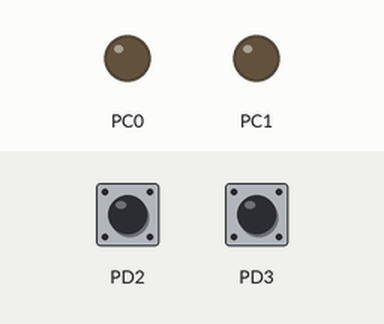
A program run on a simulated ATmega32, built with avr-gcc and emulated at 8 MHz. On the bench: output pins drawn as LEDs (lit = HIGH). Inputs (shaded band) come from the test bench; at power-on: PD2 HIGH, PD3 HIGH.

Above: at 1.2 s.
1.3 s: PD2 pulled LOW for 0.15 s
At 1.8 s:
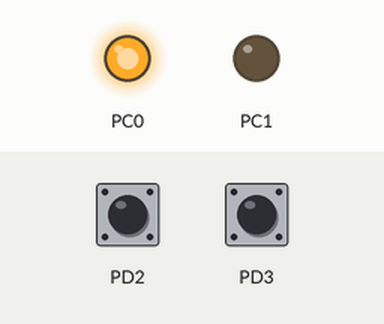
2.9 s: PD3 pulled LOW for 0.15 s
At 4.1 s:
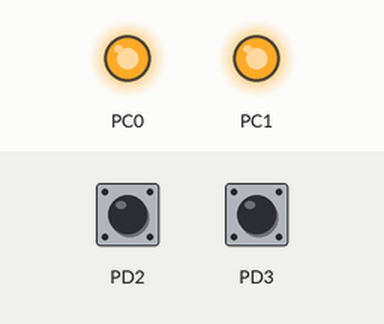
4.5 s: PD2 pulled LOW for 1 s
At 5.4 s:
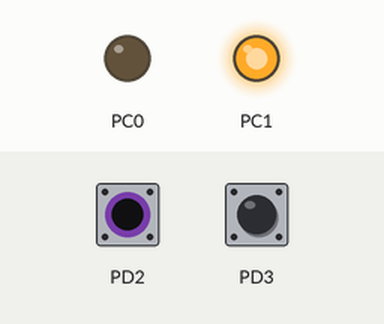
7.0 s: PD2 pulled LOW for 3.2 s
At 7.3 s:
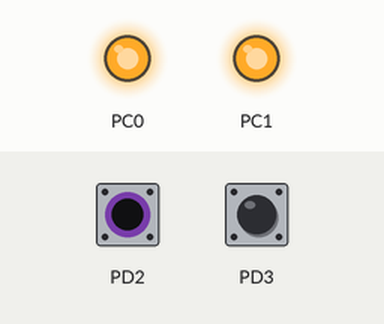
11.7 s: PD3 pulled LOW for 1 s
At 12.1 s:
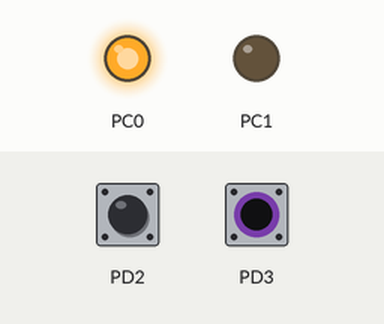
Timing chart, 0 to 14.7 s (numbered marks = the images above; inputs shaded):
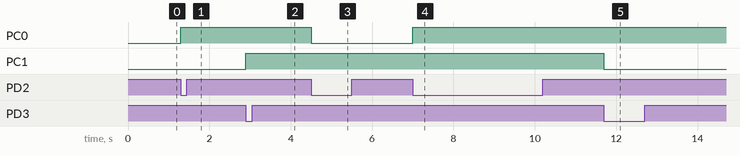

Measured:
- after the input at 1.3 s, PC0: LOW → HIGH at once
- after the input at 2.9 s, PC1: LOW → HIGH at once
- after the input at 4.5 s, PC0: HIGH → LOW at once
- after the input at 7.0 s, PC0: LOW → HIGH at once
- after the input at 11.7 s, PC1: HIGH → LOW at once

The program:

main.c
```c
/*
 * main.c
 *
 *  Created on: 17 Aug 2023
 *      Author: Rashad
 */

#include "STD_TYPES.h"
#include "BIT_MATH.h"
#include <avr/interrupt.h>
#include <avr/io.h>
#include "DIO_Interface.h"
#include "EXTI_Interface.h"

int main()
{
 // INT0
	DIO_voidSetPinDirection(DIO_PORTD,DIO_PIN2,DIO_INPUT);
	DIO_voidSetPinValue(DIO_PORTD,DIO_PIN2,DIO_HIGH);
	// INT1
	DIO_voidSetPinDirection(DIO_PORTD,DIO_PIN3,DIO_INPUT);
	DIO_voidSetPinValue(DIO_PORTD,DIO_PIN3,DIO_HIGH);
	//LEDS
	DIO_voidSetPinDirection(DIO_PORTC,DIO_PIN0,DIO_OUTPUT);
	DIO_voidSetPinDirection(DIO_PORTC,DIO_PIN1,DIO_OUTPUT);
	//GIE
	EXTI_voidGIE();
	EXTI_voidInit();
	while(1);
return 0;
}
ISR(INT0_vect)
{
	DIO_voidTogglePinValue(DIO_PORTC,DIO_PIN0);
}

/* ISR  for External interrupt 1 */
ISR(INT1_vect)
{
	DIO_voidTogglePinValue(DIO_PORTC,DIO_PIN1);

}
```

EXTI_Interface.h
```c
#ifndef EXTI_INTERFACE_H
#define EXTI_INTERFACE_H
/***************************************************************************************/
/* MACROS FOR CLOCK */
#define LOW_LEVEL      0
#define ANY_LOGICAL    1
#define FALLING        2
#define RAISING        3

/* MACROS FOR REGISTERS PINS */
/***** MCUCR ******/
#define MCUCR_ISC00         DIO_PIN0
#define MCUCR_ISC01         DIO_PIN1
#define MCUCR_ISC10         DIO_PIN2
#define MCUCR_ISC11         DIO_PIN3

/***** GICR ******/
#define GICR_INT0           DIO_PIN6
#define GICR_INT1           DIO_PIN7
#define GICR_INT2           DIO_PIN5
/***** SREG ******/
#define SREG_PIN            DIO_PIN7

#define ENABLE              0
#define DISABLE             1

/*
 SELECT INT_INDEX
 * INT0
 * INT1
 * INT2
 */
#define EXTI_INDEX0         INT0
#define EXTI_INDEX1         INT1
/*
 * LOW_LEVEL
 * ANY_LOGICAL
 * FALLING
 * RAISING
 */
#define EXTI_CLOCK         FALLING
/*
 * ENABLE
 * DISABLE
 */
#define GIE                ENABLE
/*************************************************************************************/

/* FUNCTIONS */
void EXTI_voidInit(void);

#endif
```

EXTI_Program.c
```c
#include "STD_TYPES.h"
#include "BIT_MATH.h"
#include <avr/interrupt.h>
#include "DIO_Interface.h"
#include "EXTI_Interface.h"
#define NULL ((void *)0)
static void (*EXTI_pf_EXTI[3])(void) = {NULL,NULL,NULL};
void EXTI_voidInit(void)
{
	/* FOR INT0 */
#if  EXTI_INDEX0 == INT0
	SET_BIT(GICR, GICR_INT0);
	/* CHOOSE CLOCK */
#if   EXTI_CLOCK == LOW_LEVEL
	CLR_BIT(MCUCR,MCUCR_ISC00);
	CLR_BIT(MCUCR,MCUCR_ISC01);
#elif EXTI_CLOCK == ANY_LOGICAL
	SET_BIT(MCUCR,MCUCR_ISC00);
	CLR_BIT(MCUCR,MCUCR_ISC01);
#elif EXTI_CLOCK == FALLING
	CLR_BIT(MCUCR,MCUCR_ISC00);
	SET_BIT(MCUCR,MCUCR_ISC01);
#elif EXTI_CLOCK == RAISING
	SET_BIT(MCUCR,MCUCR_ISC00);
	SET_BIT(MCUCR,MCUCR_ISC01);
#endif
#endif
	/* FOR INT1 */
#if EXTI_INDEX1 == INT1
	SET_BIT(GICR, GICR_INT1);
	/* CHOOSE CLOCK */
#if   EXTI_CLOCK == LOW_LEVEL
	CLR_BIT(MCUCR,MCUCR_ISC10);
	CLR_BIT(MCUCR,MCUCR_ISC11);
#elif EXTI_CLOCK == ANY_LOGICAL
	SET_BIT(MCUCR,MCUCR_ISC10);
	CLR_BIT(MCUCR,MCUCR_ISC11);
#elif EXTI_CLOCK == FALLING
	CLR_BIT(MCUCR,MCUCR_ISC10);
	SET_BIT(MCUCR,MCUCR_ISC11);
#elif EXTI_CLOCK == RAISING
	SET_BIT(MCUCR,MCUCR_ISC10);
	SET_BIT(MCUCR,MCUCR_ISC11);
#endif
#endif

#if EXTI_INDEX2 == INT2
	/* FOR INT2 */
	SET_BIT(GICR, GICR_INT2);
#if   EXTI_CLOCK == FALLING
	CLR_BIT(MCUCSR, DIO_PIN6);
#elif EXTI_CLOCK == RAISING
	SET_BIT(MCUCSR, DIO_PIN6);
#endif
#endif
}

void EXTI_voidGIE(void)
{
#if   GIE == ENABLE
	SET_BIT(SREG, SREG_PIN);
#elif GIE == DISABLE
	CLR_BIT(SREG, SREG_PIN);
#endif
}
```

BIT_MATH.h
```c
/* File Guard */
#ifndef BIT_MATH_H
#define BIT_MATH_H

#define SET_BIT(VAR,BITNO)            VAR = VAR | (1<<BITNO)
#define CLR_BIT(VAR,BITNO)            VAR = VAR & (~(1<<BITNO))
#define GET_BIT(VAR,BITNO)            ((VAR>>BITNO)&1)
#define TOG_BIT(VAR,BITNO)            VAR = VAR ^ (1<<BITNO)


#endif
```

DIO_Interface.h
```c
#ifndef DIO_INTERFACE_H
#define DIO_INTERFACE_H

/*Macros for Direction*/
#define  DIO_OUTPUT   		1
#define  DIO_INPUT    		0

/*Macros for Values*/
#define 	 DIO_HIGH      	1
#define 	 DIO_LOW       	0

/*Macros for Port number*/
#define 	 DIO_PORTA	  	0
#define 	 DIO_PORTB	  	1
#define 	 DIO_PORTC	  	2
#define 	 DIO_PORTD	  	3

/*Macros for Port number*/
#define 	 DIO_PIN0	  0
#define 	 DIO_PIN1	  1
#define 	 DIO_PIN2	  2
#define 	 DIO_PIN3	  3
#define 	 DIO_PIN4	  4
#define 	 DIO_PIN5	  5
#define 	 DIO_PIN6	  6
#define 	 DIO_PIN7	  7


void DIO_voidSetPinDirection(u8 copy_u8port, u8 copy_u8pin, u8 copy_u8Direction);

void DIO_voidSetPinValue(u8 copy_u8port, u8 copy_u8pin, u8 copy_u8Value);

u8 DIO_u8GetPinValue(u8 copy_u8port, u8 copy_u8pin);

void DIO_voidSetPortDirection(u8 copy_u8port, u8 copy_u8Direction);

void DIO_voidSetPortValue(u8 copy_u8port, u8 copy_u8Value);

void DIO_voidTogglePinValue(u8 copy_u8port,u8 copy_u8Pin);


#endif
```

DIO_Program.c
```c
#include"STD_TYPES.h"
#include"BIT_MATH.h"
#include<avr/io.h>
#include"DIO_Interface.h"

void DIO_voidSetPinDirection(u8 copy_u8port, u8 copy_u8pin, u8 copy_u8Direction)
{
	if(copy_u8Direction == 1)
	{
		switch(copy_u8port)
		{
			case 0 : SET_BIT(DDRA,copy_u8pin); break;
			case 1 : SET_BIT(DDRB,copy_u8pin); break;
			case 2 : SET_BIT(DDRC,copy_u8pin); break;
			case 3 : SET_BIT(DDRD,copy_u8pin); break;
		}

	}
	else if(copy_u8Direction == 0)
	{
		switch(copy_u8port)
		{
			case 0 : CLR_BIT(DDRA,copy_u8pin); break;
			case 1 : CLR_BIT(DDRB,copy_u8pin); break;
			case 2 : CLR_BIT(DDRC,copy_u8pin); break;
			case 3 : CLR_BIT(DDRD,copy_u8pin); break;
		}
	}
}

void DIO_voidSetPinValue(u8 copy_u8port, u8 copy_u8pin, u8 copy_u8Value)
{
	if(copy_u8Value == 1)
	{
		switch(copy_u8port)
		{
			case 0 : SET_BIT(PORTA,copy_u8pin); break;
			case 1 : SET_BIT(PORTB,copy_u8pin); break;
			case 2 : SET_BIT(PORTC,copy_u8pin); break;
			case 3 : SET_BIT(PORTD,copy_u8pin); break;
		}

	}
	else if(copy_u8Value == 0)
	{
		switch(copy_u8port)
		{
			case 0 : CLR_BIT(PORTA,copy_u8pin); break;
			case 1 : CLR_BIT(PORTB,copy_u8pin); break;
			case 2 : CLR_BIT(PORTC,copy_u8pin); break;
			case 3 : CLR_BIT(PORTD,copy_u8pin); break;
		}
	}


}

u8 DIO_u8GetPinValue(u8 copy_u8port, u8 copy_u8pin)
{
	switch(copy_u8port)
	{
		case 0 : return GET_BIT(PINA,copy_u8pin); break;
		case 1 : return GET_BIT(PINB,copy_u8pin); break;
		case 2 : return GET_BIT(PINC,copy_u8pin); break;
		case 3 : return GET_BIT(PIND,copy_u8pin); break;
	}

}

void DIO_voidSetPortDirection(u8 copy_u8port, u8 copy_u8Direction)
{
	switch(copy_u8port)
	{
		case 0 : DDRA = copy_u8Direction; break;
		case 1 : DDRB = copy_u8Direction; break;
		case 2 : DDRC = copy_u8Direction; break;
		case 3 : DDRD = copy_u8Direction; break;
	}

}

void DIO_voidSetPortValue(u8 copy_u8port, u8 copy_u8Value)
{
	switch(copy_u8port)
	{
		case 0 : PORTA = copy_u8Value; break;
		case 1 : PORTB = copy_u8Value; break;
		case 2 : PORTC = copy_u8Value; break;
		case 3 : PORTD = copy_u8Value; break;
	}
}

void DIO_voidTogglePinValue(u8 copy_u8port,u8 copy_u8Pin)
{

	switch(copy_u8port)
	{
		case 0 :  TOG_BIT(PORTA,copy_u8Pin); break;
		case 1 :  TOG_BIT(PORTB,copy_u8Pin); break;
		case 2 :  TOG_BIT(PORTC,copy_u8Pin); break;
		case 3 :  TOG_BIT(PORTD,copy_u8Pin); break;
	}
}
```

STD_TYPES.h
```c
/* File Guard */
#ifndef STD_TYPES_H
#define STD_TYPES_H

typedef signed char            s8;
typedef unsigned char          u8;

typedef signed short int       s16;
typedef unsigned short int     u16;

typedef signed long int        s32;
typedef unsigned long int      u32;

typedef signed long long int   s64;
typedef unsigned long long int u64;

typedef float                  f32;
typedef double                 f64;
typedef long double            f128;

#endif
```
